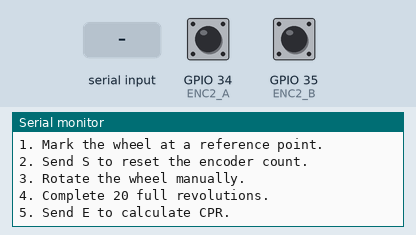
The sketch below on a simulated ESP32. On the bench: the last lines printed to the serial monitor. The inputs (shaded band) are chosen by the test bench; at power-on: GPIO 34 (ENC2_A) HIGH, GPIO 35 (ENC2_B) HIGH.

Above: at 1.2 s.
1.3 s: "S90\n" received over Serial
At 2.5 s:
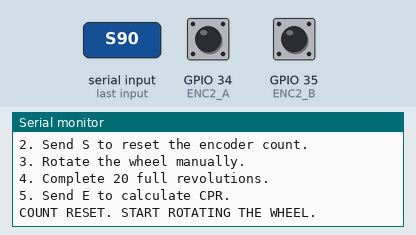
2.8 s: "E90\n" received over Serial
At 4.2 s:
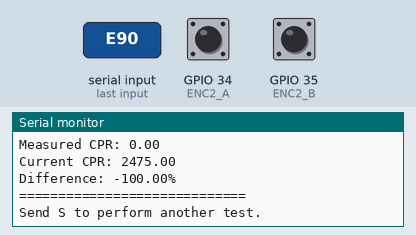

The sketch:

CPR_Test.ino
```cpp
#include <Arduino.h>

// =============================================
// MOTOR 2 MANUAL CPR TEST
// ESP32 - Existing wiring
// =============================================

const int ENC2_A = 34;
const int ENC2_B = 35;

const float CURRENT_CPR = 2475.0;

volatile int32_t encoderCount = 0;
volatile uint8_t previousState = 0;

portMUX_TYPE encoderMux = portMUX_INITIALIZER_UNLOCKED;

const int8_t encoderTable[16] = {
   0, -1,  1,  0,
   1,  0,  0, -1,
  -1,  0,  0,  1,
   0,  1, -1,  0
};

// =============================================
// ENCODER INTERRUPT
// =============================================

void IRAM_ATTR encoderISR() {

  portENTER_CRITICAL_ISR(&encoderMux);

  uint8_t currentState =
    (digitalRead(ENC2_A) << 1) |
    digitalRead(ENC2_B);

  uint8_t index =
    (previousState << 2) | currentState;

  encoderCount += encoderTable[index];

  previousState = currentState;

  portEXIT_CRITICAL_ISR(&encoderMux);
}

// =============================================
// SETUP
// =============================================

void setup() {

  Serial.begin(115200);

  pinMode(ENC2_A, INPUT);
  pinMode(ENC2_B, INPUT);

  previousState =
    (digitalRead(ENC2_A) << 1) |
    digitalRead(ENC2_B);

  attachInterrupt(
    digitalPinToInterrupt(ENC2_A),
    encoderISR,
    CHANGE
  );

  attachInterrupt(
    digitalPinToInterrupt(ENC2_B),
    encoderISR,
    CHANGE
  );

  Serial.println();
  Serial.println("================================");
  Serial.println(" MOTOR 2 MANUAL CPR TEST");
  Serial.println("================================");

  Serial.print("Current assumed CPR: ");
  Serial.println(CURRENT_CPR);

  Serial.println();
  Serial.println("1. Mark the wheel at a reference point.");
  Serial.println("2. Send S to reset the encoder count.");
  Serial.println("3. Rotate the wheel manually.");
  Serial.println("4. Complete 20 full revolutions.");
  Serial.println("5. Send E to calculate CPR.");
}

// =============================================
// MAIN LOOP
// =============================================

void loop() {

  if (Serial.available()) {

    char command = Serial.read();

    if (command == 'S' || command == 's') {

      portENTER_CRITICAL(&encoderMux);

      encoderCount = 0;

      previousState =
        (digitalRead(ENC2_A) << 1) |
        digitalRead(ENC2_B);

      portEXIT_CRITICAL(&encoderMux);

      Serial.println();
      Serial.println("COUNT RESET. START ROTATING THE WHEEL.");
    }

    else if (command == 'E' || command == 'e') {

      int32_t finalCount;

      portENTER_CRITICAL(&encoderMux);

      finalCount = encoderCount;

      portEXIT_CRITICAL(&encoderMux);

      Serial.println();
      Serial.println("Enter the number of complete revolutions:");

      while (!Serial.available()) {
        delay(10);
      }

      int revolutions = Serial.parseInt();

      if (revolutions > 0) {

        float measuredCPR =
          abs(finalCount) / (float)revolutions;

        Serial.println();
        Serial.println("========== RESULTS ==========");

        Serial.print("Total encoder counts: ");
        Serial.println(finalCount);

        Serial.print("Wheel revolutions: ");
        Serial.println(revolutions);

        Serial.print("Measured CPR: ");
        Serial.println(measuredCPR, 2);

        Serial.print("Current CPR: ");
        Serial.println(CURRENT_CPR, 2);

        Serial.print("Difference: ");

        Serial.print(
          ((measuredCPR - CURRENT_CPR) /
           CURRENT_CPR) * 100.0,
          2
        );

        Serial.println("%");

        Serial.println("=============================");
        Serial.println("Send S to perform another test.");
      }
      else {
        Serial.println("Invalid revolution count.");
      }
    }
  }
}
```

Measured:
- after the input at 1.3 s, the serial monitor: prints a new line at once (image 1)
- after the input at 2.8 s, the serial monitor: prints a new line at once (image 2)
